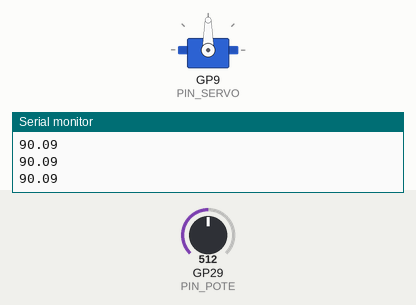
The sketch below on a simulated Raspberry Pi Pico. On the bench: servo, the last lines printed to the serial monitor. The test bench sets the inputs (shaded band); at power-on: GP29 (PIN_POTE) = 512.

Above: at 1.2 s.
1.3 s: GP29 (PIN_POTE) set to 716
At 2.3 s:
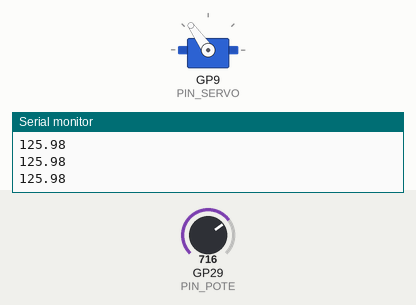
2.8 s: GP29 (PIN_POTE) set to 900
At 3.5 s:
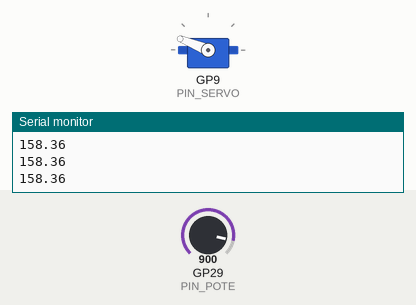
4.3 s: GP29 (PIN_POTE) set to 1023
At 4.7 s:
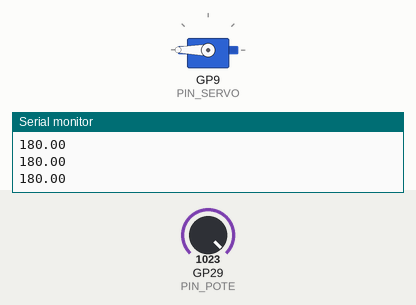
5.8 s: GP29 (PIN_POTE) set to 306
At 7.0 s:
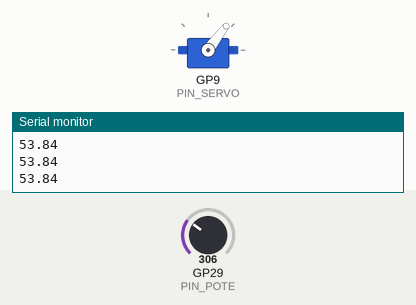
7.3 s: GP29 (PIN_POTE) set to 122
At 8.2 s:
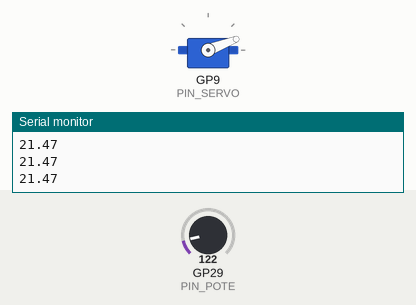
8.8 s: GP29 (PIN_POTE) set to 0
At 9.4 s:
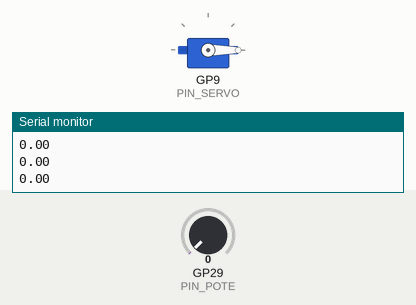
Timing chart, 0 to 11.3 s (numbered marks = the images above; inputs shaded):
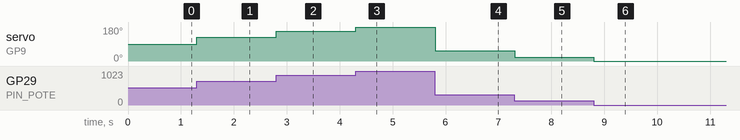

The sketch:

servo.ino
```cpp
#include <Servo.h>
#define PIN_SERVO 9

#define PIN_POTE A3
#define ADC_MAX 1023
#define DELAY_US_50HZ 20000
#define DELAY_US_10HZ 100000
#define DELAY_US_1HZ 1000000
#define DELAY DELAY_US_10HZ

#define WAIT_MS 1500
#define MAX_DELAY_US 16000

int times[] = { 600, 1500, 2400 };
const int LEN_TIMES = sizeof(times) / sizeof(times[0]);

int angles[] = { 0, 90, 180 };
const int LEN_ANGLES = sizeof(angles) / sizeof(angles[0]);

Servo miservo;

void setup() {
  Serial.begin(115200);
  miservo.attach(PIN_SERVO);
}

int i = 0;

void loop1() {
  miservo.writeMicroseconds(times[i++]);
  // miservo.write(angles[i++]);
  if (i >= LEN_TIMES) i = 0;
  // if (i >= LEN_ANGLES) i = 0;
  delay(WAIT_MS);
}

void loop() {
  unsigned long tiempoInicio = micros();

  int value = analogRead(PIN_POTE);
  float ang = value*180.0f/ADC_MAX;
  miservo.write(ang);
  Serial.println(ang);

  unsigned long tiempoFinal = micros();
  unsigned long duracion = tiempoFinal - tiempoInicio;
  unsigned long sleep_time = DELAY-duracion;

  while (sleep_time > MAX_DELAY_US) {
    sleep_time -= MAX_DELAY_US;
    delayMicroseconds(MAX_DELAY_US);
  }

  delayMicroseconds(sleep_time);
}
```

Measured:
- after the input at 1.3 s, servo on GP9 (PIN_SERVO): 90° → 125° at once
- after the input at 2.8 s, servo on GP9 (PIN_SERVO): 125° → 158° at once
- after the input at 4.3 s, servo on GP9 (PIN_SERVO): 158° → 180° at once
- after the input at 5.8 s, servo on GP9 (PIN_SERVO): 180° → 53° at once
- after the input at 7.3 s, servo on GP9 (PIN_SERVO): 53° → 21° at once
- after the input at 8.8 s, servo on GP9 (PIN_SERVO): 21° → 0° at once
